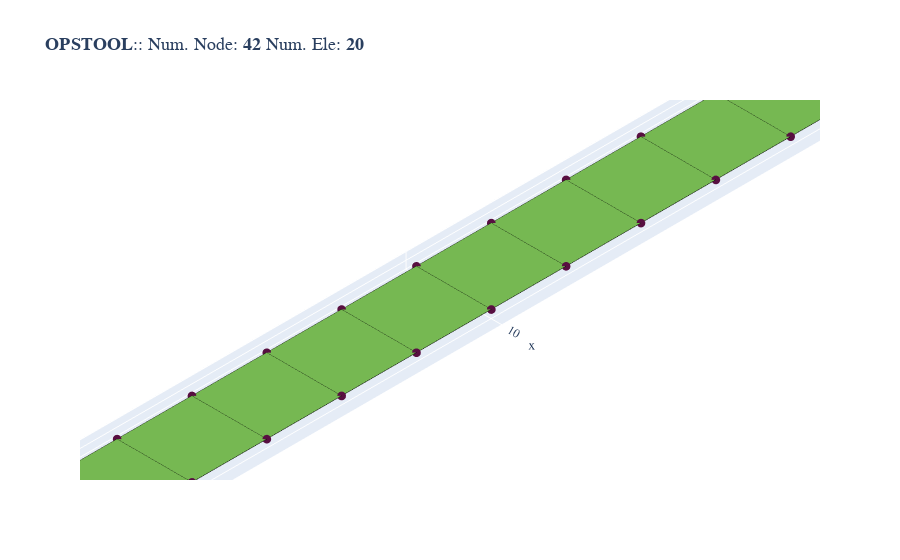

Write notebook code for a chart like this one.
### Code cell
fig = opst.vis.plotly.plot_model()
fig.show()
fig.write_html("model.html", full_html=False, include_plotlyjs="cdn")

### Figure 1 — Plotly figure (JSON) as saved in the notebook; plotly's stock layout.template omitted (floating-point values rounded to 4 significant figures)
{"data": [{"color": "#76b852", "hoverinfo": "skip", "i": [0, 0, 4, 4, 8, 8, 12, 12, 16, 16, 20, 20, 24, 24, 28, 28, 32, 32, 36, 36, 40, 40, 44, 44, 48, 48, 52, 52, 56, 56, 60, 60, 64, 64, 68, 68, 72, 72, 76, 76], "j": [1, 2, 5, 6, 9, 10, 13, 14, 17, 18, 21, 22, 25, 26, 29, 30, 33, 34, 37, 38, 41, 42, 45, 46, 49, 50, 53, 54, 57, 58, 61, 62, 65, 66, 69, 70, 73, 74, 77, 78], "k": [2, 3, 6, 7, 10, 11, 14, 15, 18, 19, 22, 23, 26, 27, 30, 31, 34, 35, 38, 39, 42, 43, 46, 47, 50, 51, 54, 55, 58, 59, 62, 63, 66, 67, 70, 71, 74, 75, 78, 79], "name": "ASDShellQ4", "opacity": 1, "type": "mesh3d", "x": [0, 1, 1, 0, 1, 2, 2, 1, 2, 3, 3, 2, 3, 4, 4, 3, 4, 5, 5, 4, 5, 6, 6, 5, 6, 7, 7, 6, 7, 8, 8, 7, 8, 9, 9, 8, 9, 10, 10, 9, 10, 11, 11, 10, 11, 12, 12, 11, 12, 13, 13, 12, 13, 14, 14, 13, 14, 15, 15, 14, 15, 16, 16, 15, 16, 17, 17, 16, 17, 18, 18, 17, 18, 19, 19, 18, 19, 20, 20, 19], "y": [0, 0, 1, 1, 0, 0, 1, 1, 0, 0, 1, 1, 0, 0, 1, 1, 0, 0, 1, 1, 0, 0, 1, 1, 0, 0, 1, 1, 0, 0, 1, 1, 0, 0, 1, 1, 0, 0, 1, 1, 0, 0, 1, 1, 0, 0, 1, 1, 0, 0, 1, 1, 0, 0, 1, 1, 0, 0, 1, 1, 0, 0, 1, 1, 0, 0, 1, 1, 0, 0, 1, 1, 0, 0, 1, 1, 0, 0, 1, 1], "z": [0, 0, 0, 0, 0, 0, 0, 0, 0, 0, 0, 0, 0, 0, 0, 0, 0, 0, 0, 0, 0, 0, 0, 0, 0, 0, 0, 0, 0, 0, 0, 0, 0, 0, 0, 0, 0, 0, 0, 0, 0, 0, 0, 0, 0, 0, 0, 0, 0, 0, 0, 0, 0, 0, 0, 0, 0, 0, 0, 0, 0, 0, 0, 0, 0, 0, 0, 0, 0, 0, 0, 0, 0, 0, 0, 0, 0, 0, 0, 0]}, {"connectgaps": false, "hoverinfo": "skip", "line": {"color": "black", "width": 1}, "mode": "lines", "name": "Edge", "type": "scatter3d", "x": [0, 1, 1, 0, 0, null, 1, 2, 2, 1, 1, null, 2, 3, 3, 2, 2, null, 3, 4, 4, 3, 3, null, 4, 5, 5, 4, 4, null, 5, 6, 6, 5, 5, null, 6, 7, 7, 6, 6, null, 7, 8, 8, 7, 7, null, 8, 9, 9, 8, 8, null, 9, 10, 10, 9, 9, null, 10, 11, 11, 10, 10, null, 11, 12, 12, 11, 11, null, 12, 13, 13, 12, 12, null, 13, 14, 14, 13, 13, null, 14, 15, 15, 14, 14, null, 15, 16, 16, 15, 15, null, 16, 17, 17, 16, 16, null, 17, 18, 18, 17, 17, null, 18, 19, 19, 18, 18, null, 19, 20, 20, 19, 19, null], "y": [0, 0, 1, 1, 0, null, 0, 0, 1, 1, 0, null, 0, 0, 1, 1, 0, null, 0, 0, 1, 1, 0, null, 0, 0, 1, 1, 0, null, 0, 0, 1, 1, 0, null, 0, 0, 1, 1, 0, null, 0, 0, 1, 1, 0, null, 0, 0, 1, 1, 0, null, 0, 0, 1, 1, 0, null, 0, 0, 1, 1, 0, null, 0, 0, 1, 1, 0, null, 0, 0, 1, 1, 0, null, 0, 0, 1, 1, 0, null, 0, 0, 1, 1, 0, null, 0, 0, 1, 1, 0, null, 0, 0, 1, 1, 0, null, 0, 0, 1, 1, 0, null, 0, 0, 1, 1, 0, null, 0, 0, 1, 1, 0, null], "z": [0, 0, 0, 0, 0, null, 0, 0, 0, 0, 0, null, 0, 0, 0, 0, 0, null, 0, 0, 0, 0, 0, null, 0, 0, 0, 0, 0, null, 0, 0, 0, 0, 0, null, 0, 0, 0, 0, 0, null, 0, 0, 0, 0, 0, null, 0, 0, 0, 0, 0, null, 0, 0, 0, 0, 0, null, 0, 0, 0, 0, 0, null, 0, 0, 0, 0, 0, null, 0, 0, 0, 0, 0, null, 0, 0, 0, 0, 0, null, 0, 0, 0, 0, 0, null, 0, 0, 0, 0, 0, null, 0, 0, 0, 0, 0, null, 0, 0, 0, 0, 0, null, 0, 0, 0, 0, 0, null, 0, 0, 0, 0, 0, null]}, {"customdata": ["eleTag: 1<br>connectedNodes:<br> [ 1  2 23 22]", "eleTag: 2<br>connectedNodes:<br> [ 2  3 24 23]", "eleTag: 3<br>connectedNodes:<br> [ 3  4 25 24]", "eleTag: 4<br>connectedNodes:<br> [ 4  5 26 25]", "eleTag: 5<br>connectedNodes:<br> [ 5  6 27 26]", "eleTag: 6<br>connectedNodes:<br> [ 6  7 28 27]", "eleTag: 7<br>connectedNodes:<br> [ 7  8 29 28]", "eleTag: 8<br>connectedNodes:<br> [ 8  9 30 29]", "eleTag: 9<br>connectedNodes:<br> [ 9 10 31 30]", "eleTag: 10<br>connectedNodes:<br> [10 11 32 31]", "eleTag: 11<br>connectedNodes:<br> [11 12 33 32]", "eleTag: 12<br>connectedNodes:<br> [12 13 34 33]", "eleTag: 13<br>connectedNodes:<br> [13 14 35 34]", "eleTag: 14<br>connectedNodes:<br> [14 15 36 35]", "eleTag: 15<br>connectedNodes:<br> [15 16 37 36]", "eleTag: 16<br>connectedNodes:<br> [16 17 38 37]", "eleTag: 17<br>connectedNodes:<br> [17 18 39 38]", "eleTag: 18<br>connectedNodes:<br> [18 19 40 39]", "eleTag: 19<br>connectedNodes:<br> [19 20 41 40]", "eleTag: 20<br>connectedNodes:<br> [20 21 42 41]"], "hovertemplate": "%{customdata}", "marker": {"color": "#76b852", "size": 3, "symbol": "diamond-open"}, "mode": "markers", "name": "ASDShellQ4", "type": "scatter3d", "x": [0.5, 1.5, 2.5, 3.5, 4.5, 5.5, 6.5, 7.5, 8.5, 9.5, 10.5, 11.5, 12.5, 13.5, 14.5, 15.5, 16.5, 17.5, 18.5, 19.5], "y": [0.5, 0.5, 0.5, 0.5, 0.5, 0.5, 0.5, 0.5, 0.5, 0.5, 0.5, 0.5, 0.5, 0.5, 0.5, 0.5, 0.5, 0.5, 0.5, 0.5], "z": [0, 0, 0, 0, 0, 0, 0, 0, 0, 0, 0, 0, 0, 0, 0, 0, 0, 0, 0, 0]}, {"customdata": ["1", "2", "3", "4", "5", "6", "7", "8", "9", "10", "11", "12", "13", "14", "15", "16", "17", "18", "19", "20", "21", "22", "23", "24", "25", "26", "27", "28", "29", "30", "31", "32", "33", "34", "35", "36", "37", "38", "39", "40", "41", "42"], "hovertemplate": "x: %{x}<br>y: %{y}<br>z: %{z} <br>nodeTag: %{customdata}", "marker": {"color": "#580f41", "size": 3, "symbol": "circle"}, "mode": "markers", "name": "Nodes", "type": "scatter3d", "x": [0, 1, 2, 3, 4, 5, 6, 7, 8, 9, 10, 11, 12, 13, 14, 15, 16, 17, 18, 19, 20, 0, 1, 2, 3, 4, 5, 6, 7, 8, 9, 10, 11, 12, 13, 14, 15, 16, 17, 18, 19, 20], "y": [0, 0, 0, 0, 0, 0, 0, 0, 0, 0, 0, 0, 0, 0, 0, 0, 0, 0, 0, 0, 0, 1, 1, 1, 1, 1, 1, 1, 1, 1, 1, 1, 1, 1, 1, 1, 1, 1, 1, 1, 1, 1], "z": [0, 0, 0, 0, 0, 0, 0, 0, 0, 0, 0, 0, 0, 0, 0, 0, 0, 0, 0, 0, 0, 0, 0, 0, 0, 0, 0, 0, 0, 0, 0, 0, 0, 0, 0, 0, 0, 0, 0, 0, 0, 0]}, {"connectgaps": false, "hoverinfo": "skip", "line": {"color": "#15b01a", "width": 1}, "mode": "lines", "name": "BC", "type": "scatter3d", "x": [0, 0, 0, 0, 0, null, -0.1, 0.1, 0.1, -0.1, -0.1, null, -0.1, 0.1, 0.1, -0.1, -0.1, null, 0, 0, 0, 0, 0, null, -0.1, 0.1, 0.1, -0.1, -0.1, null, -0.1, 0.1, 0.1, -0.1, -0.1, null], "y": [-0.1, 0.1, 0.1, -0.1, -0.1, null, 0, 0, 0, 0, 0, null, -0.1, -0.1, 0.1, 0.1, -0.1, null, 0.9, 1.1, 1.1, 0.9, 0.9, null, 1, 1, 1, 1, 1, null, 0.9, 0.9, 1.1, 1.1, 0.9, null], "z": [-0.1, -0.1, 0.1, 0.1, -0.1, null, -0.1, -0.1, 0.1, 0.1, -0.1, null, 0, 0, 0, 0, 0, null, -0.1, -0.1, 0.1, 0.1, -0.1, null, -0.1, -0.1, 0.1, 0.1, -0.1, null, 0, 0, 0, 0, 0, null]}], "layout": {"autosize": true, "font": {"family": "Arial, sans-serif"}, "scene": {"aspectmode": "data", "aspectratio": {"x": 1, "y": 1, "z": 1}, "camera": {"eye": {"x": -3.5, "y": -3.5, "z": 3.5}, "projection": {"type": "orthographic"}}, "xaxis": {"showgrid": true, "visible": true, "zeroline": true}, "yaxis": {"showgrid": true, "visible": true, "zeroline": true}, "zaxis": {"showgrid": true, "visible": true, "zeroline": true}}, "showlegend": false, "title": {"font": {"family": "courier", "size": 18}, "text": "<b>OPSTOOL</b>:: Num. Node: <b>42</b> Num. Ele: <b>20</b>"}}}
